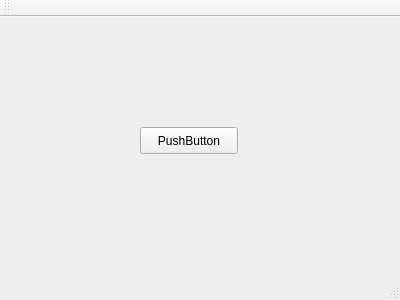
<?xml version="1.0" encoding="UTF-8"?>
<ui version="4.0">
 <class>MainWindow</class>
 <widget class="QMainWindow" name="MainWindow">
  <property name="geometry">
   <rect>
    <x>0</x>
    <y>0</y>
    <width>400</width>
    <height>300</height>
   </rect>
  </property>
  <property name="windowTitle">
   <string>MainWindow</string>
  </property>
  <widget class="QWidget" name="centralWidget">
   <widget class="QPushButton" name="pushButton">
    <property name="geometry">
     <rect>
      <x>140</x>
      <y>110</y>
      <width>98</width>
      <height>27</height>
     </rect>
    </property>
    <property name="text">
     <string>PushButton</string>
    </property>
   </widget>
  </widget>
  <widget class="QMenuBar" name="menuBar">
   <property name="geometry">
    <rect>
     <x>0</x>
     <y>0</y>
     <width>400</width>
     <height>25</height>
    </rect>
   </property>
  </widget>
  <widget class="QToolBar" name="mainToolBar">
   <attribute name="toolBarArea">
    <enum>TopToolBarArea</enum>
   </attribute>
   <attribute name="toolBarBreak">
    <bool>false</bool>
   </attribute>
  </widget>
  <widget class="QStatusBar" name="statusBar"/>
 </widget>
 <layoutdefault spacing="6" margin="11"/>
 <resources/>
 <connections/>
</ui>
